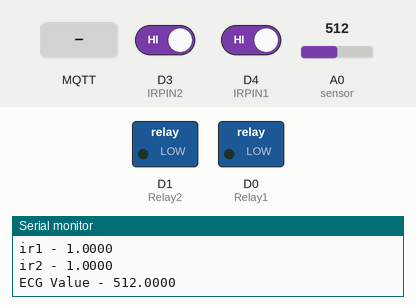
Simulated run of this sketch. Board: ESP8266 (NodeMCU). On the bench: switched loads named in the sketch (green lamp = pin HIGH), the last lines printed to the serial monitor. The inputs (shaded band) are chosen by the test bench; at power-on: D3 (IRPIN2) HIGH, D4 (IRPIN1) HIGH, A0 (sensor) = 512. WiFi joins after 1.5 s; servers stay silent unless stated; random numbers use the default seed unless the sketch sets one; no MQTT or app messages arrive unless stated.

Above: at 2.7 s.
2.8 s: MQTT message "1" arrives on the first subscribed topic
At 3.6 s:
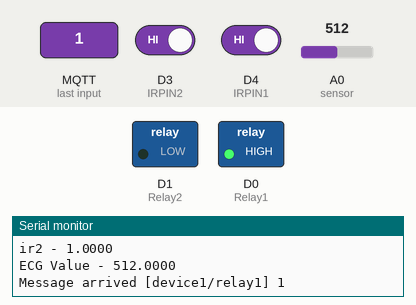
4.3 s: MQTT message "1" arrives on the second subscribed topic
At 4.7 s:
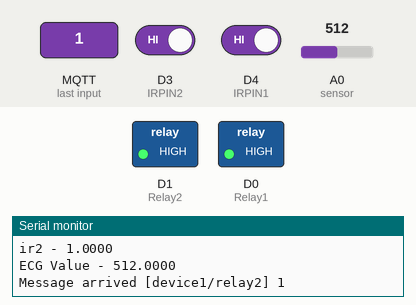
5.8 s: MQTT message "on" arrives on the first subscribed topic
At 7.0 s:
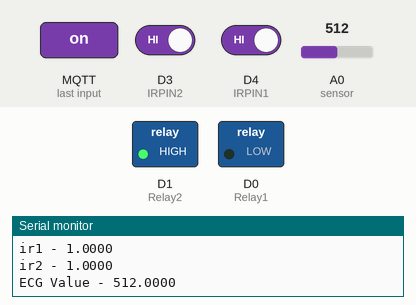
7.3 s: MQTT message "0" arrives on the second subscribed topic
At 8.2 s:
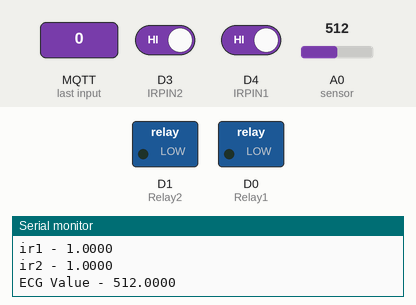
Timing chart, 0 to 9.8 s (numbered marks = the images above; inputs shaded):
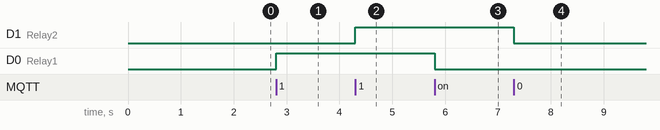

The sketch:

room1ecg.ino
```cpp
#include <ESP8266WiFi.h>
#include <PubSubClient.h>
#include <Wire.h>

const char* ssid = "SRKR_IDEALAB";
const char* password = "Tech$9889";
const char* mqtt_server = "192.168.68.182";  // Local IP address of Raspberry Pi
const char* username = "";
const char* pass = "";

#define Relay1   D0
#define Relay2   D1
#define IRPIN1   D4
#define IRPIN2   D3
#define sensor   A0
#define loplus   D5
#define lominu   D6

WiFiClient espClient;
PubSubClient client(espClient);

#define sub1 "device1/relay1"
#define sub2 "device1/relay2"

void setup_wifi() {
  delay(10);
  Serial.println();
  Serial.print("Connecting to ");
  Serial.println(ssid);
  WiFi.mode(WIFI_STA);
  WiFi.begin(ssid, password);
  while (WiFi.status() != WL_CONNECTED) {
    delay(500);
    Serial.print(".");
  }
  randomSeed(micros());
  Serial.println("");
  Serial.println("WiFi connected");
  Serial.println("IP address: ");
  Serial.println(WiFi.localIP());
}

void callback(char* topic, byte* payload, unsigned int length) {
  Serial.print("Message arrived [");
  Serial.print(topic);
  Serial.print("] ");
  if (strstr(topic, sub1)) {
    for (int i = 0; i < length; i++) {
      Serial.print((char)payload[i]);
    }
    Serial.println();
    if ((char)payload[0] == '1') {
      digitalWrite(Relay1, HIGH);
    } else {
      digitalWrite(Relay1, LOW);
    }
  }
  else if (strstr(topic, sub2)) {
    for (int i = 0; i < length; i++) {
      Serial.print((char)payload[i]);
    }
    Serial.println();
    if ((char)payload[0] == '1') {
      digitalWrite(Relay2, HIGH);
    } else {
      digitalWrite(Relay2, LOW);
    }
  }
}

void reconnect() {
  while (!client.connected()) {
    Serial.print("Attempting MQTT connection...");
    String clientId = "ESP8266Client-";
    clientId += String(random(0xffff), HEX);
    if (client.connect(clientId.c_str(), username, pass)) {
      Serial.println("connected");
      client.subscribe(sub1);
      client.subscribe(sub2);
    } else {
      Serial.print("failed, rc=");
      Serial.print(client.state());
      Serial.println(" try again in 5 seconds");
      delay(5000);
    }
  }
}

void setup() {
  pinMode(Relay1, OUTPUT);
  pinMode(Relay2, OUTPUT);
  pinMode(IRPIN1, INPUT);
  pinMode(IRPIN2, INPUT);
  pinMode(loplus, INPUT);
  pinMode(lominu, INPUT);
  Serial.begin(115200);
  setup_wifi();
  client.setServer(mqtt_server, 1883);
  client.setCallback(callback);
}

void loop() {
  if (!client.connected()) {
    reconnect();
  }
  client.loop();

  unsigned long now = millis();
  static unsigned long lastMsg = 0;
  if (now - lastMsg > 2000) {
    int bs1 = digitalRead(IRPIN1);
    int bs2 = digitalRead(IRPIN2);
    int Svalue = analogRead(sensor) / 15;

    // Read ECG sensor value (placeholder code)
    int ecgValue = analogRead(A0);

    lastMsg = now;
    char str_ir_data1[10];
    char str_ir_data2[10];
    char str_ecg_value[10];

    dtostrf(bs1, 4, 4, str_ir_data1);
    dtostrf(bs2, 4, 4, str_ir_data2);
    dtostrf(ecgValue, 4, 4, str_ecg_value);

    Serial.print("ir1 - ");
    Serial.println(str_ir_data1);
    client.publish("device1/call1", str_ir_data1);
    Serial.print("ir2 - ");
    Serial.println(str_ir_data2);
    client.publish("device1/call2", str_ir_data2);

    Serial.print("ECG Value - ");
    Serial.println(str_ecg_value);
    client.publish("device1/ecg", str_ecg_value);
  }
}
```

Measured:
- after the input at 2.8 s, D0 (Relay1): LOW → HIGH at once
- after the input at 4.3 s, D1 (Relay2): LOW → HIGH at once
- after the input at 5.8 s, D0 (Relay1): HIGH → LOW at once
- after the input at 7.3 s, D1 (Relay2): HIGH → LOW at once
